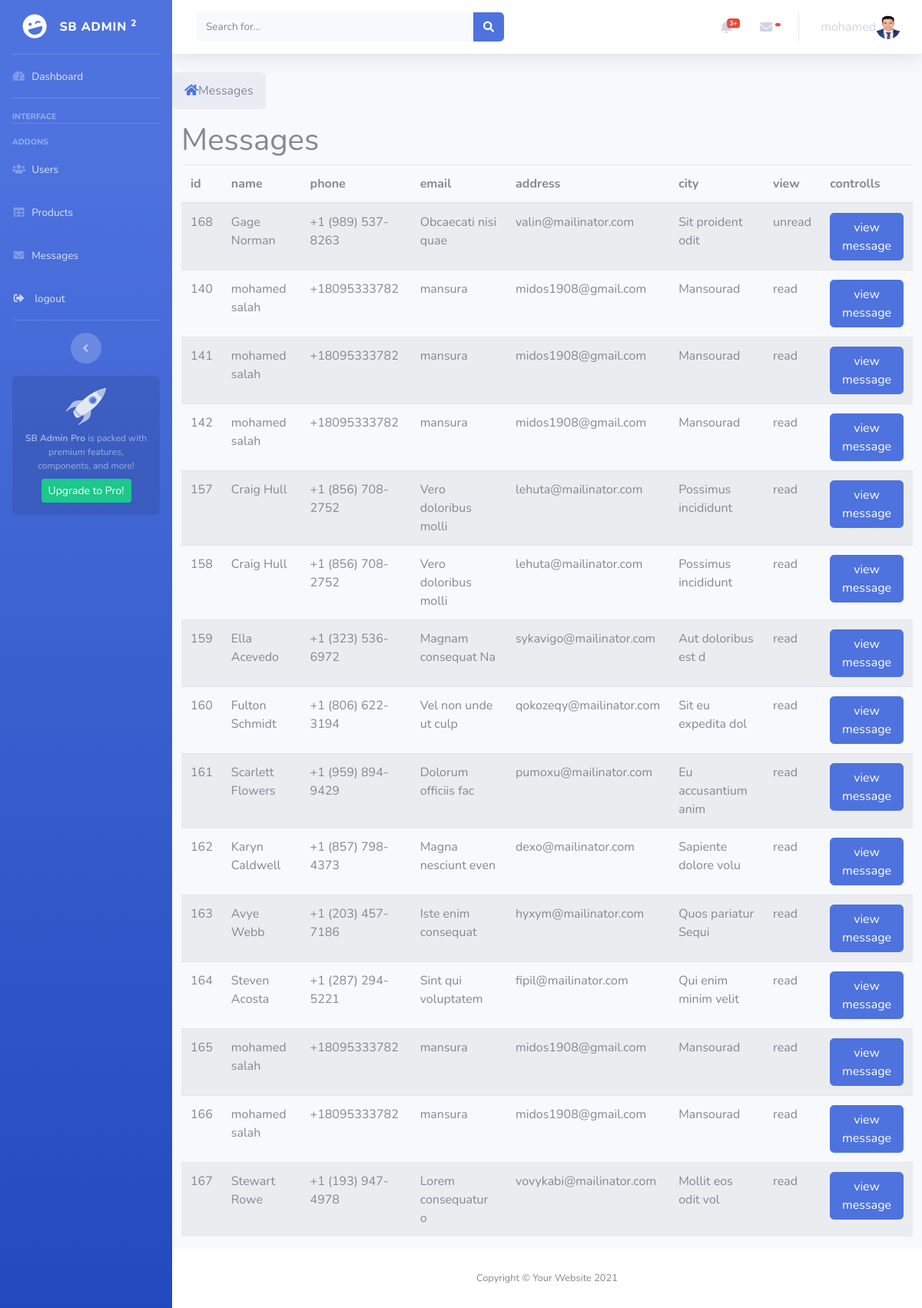
Page /admin/messages.php (signed in) on the committed database.
### tables this page shows
CREATE TABLE `users` (
  `id` int(11) NOT NULL,
  `username` varchar(255) NOT NULL,
  `email` varchar(255) NOT NULL,
  `address` varchar(255) NOT NULL,
  `gender` tinyint(4) NOT NULL,
  `priv` int(25) NOT NULL,
  `password` varchar(255) NOT NULL
);

CREATE TABLE `messages` (
  `id` int(11) NOT NULL,
  `name` varchar(255) NOT NULL,
  `phone` varchar(255) NOT NULL,
  `address` text NOT NULL,
  `email` varchar(255) NOT NULL,
  `massage` text NOT NULL,
  `city` text NOT NULL,
  `view` int(11) NOT NULL
);

### admin/messages.php (the view, shortened to what this page needs)
<?php
	require_once 'includes/sidebar.php';
	require_once 'includes/navbar.php';
    ?>
	<div class="col-lg-12">
		<div class="row">
			<ol class="breadcrumb">
				<li><a href="#">
					<em class="fa fa-home"></em>
				</a></li>
				<li class="active">Messages</li>
			</ol>
		</div>
		<div class="row">
			<div class="col-lg-12">
				<h1 class="page-header">Messages</h1>
			</div>
		</div>
		<div class="row">
			<div class="col-lg-12">
				<table class="table table-striped table-hover">
					<thead>
						<tr>
							<th>id</th>
							<th>name</th>
							<th>phone</th>
							<th>email</th>
							<th>address</th>
							<th>city</th>
							<th>view</th>
							<th>controlls</th>
						</tr>
					</thead>
					<tbody>
		<?php
        require_once "functions/connect.php";
		$selectMess = "SELECT * FROM messages ORDER BY view ASC";
		$query = $conn -> query($selectMess);
		foreach($query as $message) {
		?>
						<tr>
							<td><?= $message['id'] ?></td>
							<td><?= $message['name'] ?></td>
							<td><?= $message['phone'] ?></td>
							<td><?= $message['address'] ?></td>
							<td><?= $message['email'] ?></td>
							<td><?= $message['city'] ?></td>
							<td class="view"><?= $message['view'] == 0 ? 'unread' : 'read' ?></td>
							<td>
<button type="button" class="btn btn-primary showMessBtn " data-toggle="modal" data-target="#id<?= $message['id']  ?>" data-id = "<?=$message['id']?>">
    view message
</button>
							</td>
						</tr>
		<?php } ?>
					</tbody>
				</table>
			</div>
		</div>
	</div>
<?php
    require_once "includes/Footer.php";
    ?>

### admin/includes/navbar.php (shortened to what this page needs)
<div id="content-wrapper" class="d-flex flex-column">
    <div id="content">
 <nav class="navbar navbar-expand navbar-light bg-white topbar mb-4 static-top shadow">
<form
    class="d-none d-sm-inline-block form-inline mr-auto ml-md-3 my-2 my-md-0 mw-100 navbar-search">
    <div class="input-group">
        <input type="text" class="form-control bg-light border-0 small" placeholder="Search for..."
            aria-label="Search" aria-describedby="basic-addon2">
        <div class="input-group-append">
            <button class="btn btn-primary" type="button">
                <i class="fas fa-search fa-sm"></i>
            </button>
        </div>
    </div>
</form>
<ul class="navbar-nav ml-auto">
    <li class="nav-item dropdown no-arrow mx-1">
        <a class="nav-link dropdown-toggle" href="#" id="alertsDropdown" role="button"
            data-toggle="dropdown" aria-haspopup="true" aria-expanded="false">
            <i class="fas fa-bell fa-fw"></i>
            <span class="badge badge-danger badge-counter">3+</span>
        </a>
    </li>
    <li class="nav-item dropdown no-arrow mx-1">
        <a class="nav-link dropdown-toggle" href="#" id="messagesDropdown" role="button"
            data-toggle="dropdown" aria-haspopup="true" aria-expanded="false">
            <i class="fas fa-envelope fa-fw"></i>
            <span class="badge badge-danger badge-counter">
            </span>
        </a>
    </li>
    <li class="nav-item dropdown no-arrow">
        <a class="nav-link dropdown-toggle" href="#" id="userDropdown" role="button"
            data-toggle="dropdown" aria-haspopup="true" aria-expanded="false">
            <?php
                 require_once "functions/connect.php";
                 $userId= $_SESSION['login_id'];
                 $query = $conn -> query("SELECT * FROM users WHERE id = $userId");
                $user =  $query -> fetch_assoc();
                 echo $user['username'];
                ?>
            <img class="img-profile rounded-circle"
                src="../img/mido.jpeg">
        </a>
    </li>
</ul>
</nav>

### rows in the picture
users: username "mohamed"
messages: id "168", name "Gage Norman", phone "+1 (989) 537-8263", address "Obcaecati nisi quae", email "valin@mailinator.com", city "Sit proident odit", view "unread"
messages: id "140", name "mohamed salah", phone "+18095333782", address "mansura", email "midos1908@gmail.com", city "Mansourad", view "read"
messages: id "141", name "mohamed salah", phone "+18095333782", address "mansura", email "midos1908@gmail.com", city "Mansourad", view "read"
messages: id "142", name "mohamed salah", phone "+18095333782", address "mansura", email "midos1908@gmail.com", city "Mansourad", view "read"
messages: id "157", name "Craig Hull", phone "+1 (856) 708-2752", address "Vero doloribus molli", email "lehuta@mailinator.com", city "Possimus incididunt", view "read"
messages: id "158", name "Craig Hull", phone "+1 (856) 708-2752", address "Vero doloribus molli", email "lehuta@mailinator.com", city "Possimus incididunt", view "read"
messages: id "159", name "Ella Acevedo", phone "+1 (323) 536-6972", address "Magnam consequat Na", email "sykavigo@mailinator.com", city "Aut doloribus est d", view "read"
messages: id "160", name "Fulton Schmidt", phone "+1 (806) 622-3194", address "Vel non unde ut culp", email "qokozeqy@mailinator.com", city "Sit eu expedita dol", view "read"
messages: id "161", name "Scarlett Flowers", phone "+1 (959) 894-9429", address "Dolorum officiis fac", email "pumoxu@mailinator.com", city "Eu accusantium anim", view "read"
messages: id "162", name "Karyn Caldwell", phone "+1 (857) 798-4373", address "Magna nesciunt even", email "dexo@mailinator.com", city "Sapiente dolore volu", view "read"
messages: id "163", name "Avye Webb", phone "+1 (203) 457-7186", address "Iste enim consequat", email "hyxym@mailinator.com", city "Quos pariatur Sequi", view "read"
messages: id "164", name "Steven Acosta", phone "+1 (287) 294-5221", address "Sint qui voluptatem", email "fipil@mailinator.com", city "Qui enim minim velit", view "read"
messages: id "165", name "mohamed salah", phone "+18095333782", address "mansura", email "midos1908@gmail.com", city "Mansourad", view "read"
messages: id "166", name "mohamed salah", phone "+18095333782", address "mansura", email "midos1908@gmail.com", city "Mansourad", view "read"
messages: id "167", name "Stewart Rowe", phone "+1 (193) 947-4978", address "Lorem consequatur o", email "vovykabi@mailinator.com", city "Mollit eos odit vol", view "read"
